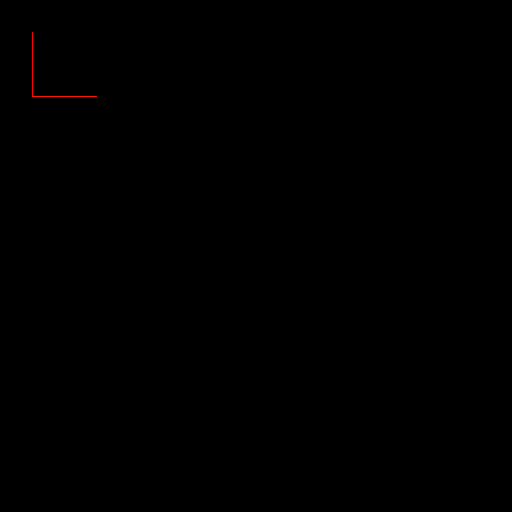
Frame 1 (no input)
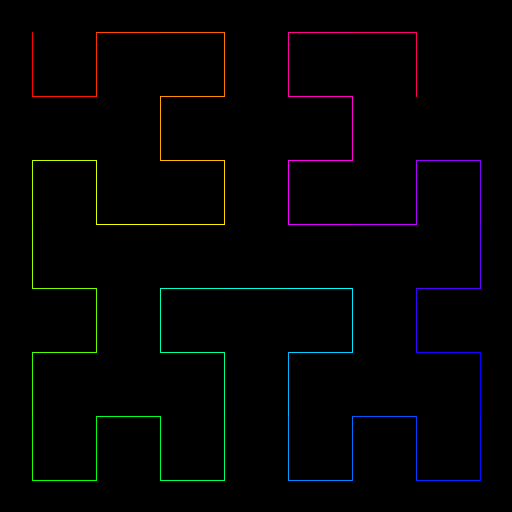
Frame 60 (the mouse pressed at the canvas centre just before this capture)
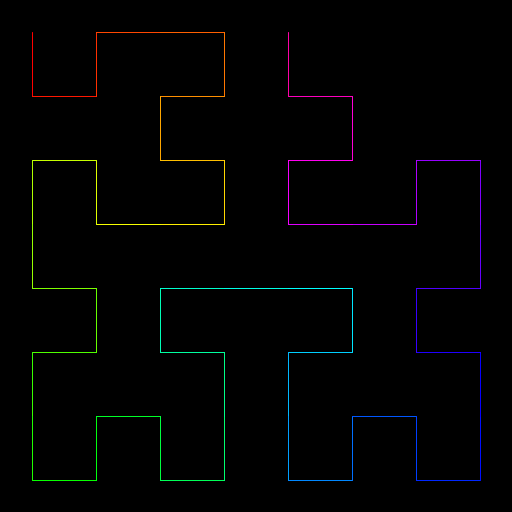
Frame 120 (the mouse held since frame 60 and released just before this capture)

The Processing sketch that drew these frames (run headless with seeded random() and noise(); from frame 60 on, the mouse is pressed at the canvas centre):

// Processing sketch: Hilbert
// ── Hilbert.pde
// Hilbert Curve
// Coding in the Cabana
// The Coding Train / Daniel Shiffman
// https://thecodingtrain.com/CodingInTheCabana/003-hilbert-curve.html
// https://youtu.be/

// Processing Sketch: https://github.com/CodingTrain/website/tree/master/CodingInTheCabana/Cabana_003_Hilbert_Curve/Processing
// p5js Sketch: https://editor.p5js.org/codingtrain/sketches/LPf9PLmp

int order = 3;
int N = int(pow(2, order));
int total = N * N;
int drawMin,drawMax = 0;
int stepSize = 1;

PVector[] path = new PVector[total];

void setup() {
  frameRate(-1);
  size(512, 512);
  colorMode(HSB, 360, 255, 255);
  background(0);
  float len = width / N;

  for (int i = 0; i < total; i++) {
    path[i] = hilbert(i);
    path[i].mult(len);
    path[i].add(len/2, len/2);
  }
  println("done");
  background(0);
  drawMax = stepSize;
  drawMin = 0;
}

void draw() {
  stroke(255);
  strokeWeight(1);
  noFill();
  //beginShape();
  for (int i = drawMin; i <= drawMax; i++) {
    stroke(map(i, 0, path.length, 0, 360), 255, 255);
    try {line(path[i].x, path[i].y, path[i+1].x, path[i+1].y);} catch(Exception e) {}
  }
  //endShape();

  drawMin+=stepSize;
  drawMax+=stepSize;
  if (drawMax >= path.length) {
    delay(3000);
    drawMax = stepSize;
    drawMin = 0;
    background(0);
  }
  if (order == 9) {
    order = 1;
  } else {
     order++; 
  }

  //strokeWeight(4);
  //for (int i = 0; i < path.length; i++) {
  //  point(path[i].x, path[i].y);
  //  text(i, path[i].x+5, path[i].y);
  //}
}


PVector hilbert(int i) {
  PVector[] points = {
    new PVector(0, 0), 
    new PVector(0, 1), 
    new PVector(1, 1), 
    new PVector(1, 0)
  };

  int index = i & 3;
  PVector v = points[index];

  for (int j = 1; j < order; j++) {
    i = i >>> 2;
    index = i & 3;
    float len = pow(2, j);
    if (index == 0) {
      float temp = v.x;
      v.x = v.y;
      v.y = temp;
    } else if (index == 1) {
      v.y += len;
    } else if (index == 2) {
      v.x += len;
      v.y += len;
    } else if (index == 3) {
      float temp = len - 1 - v.x;
      v.x = len - 1 - v.y;
      v.y = temp;
      v.x += len;
    }
  }
  return v;
}
